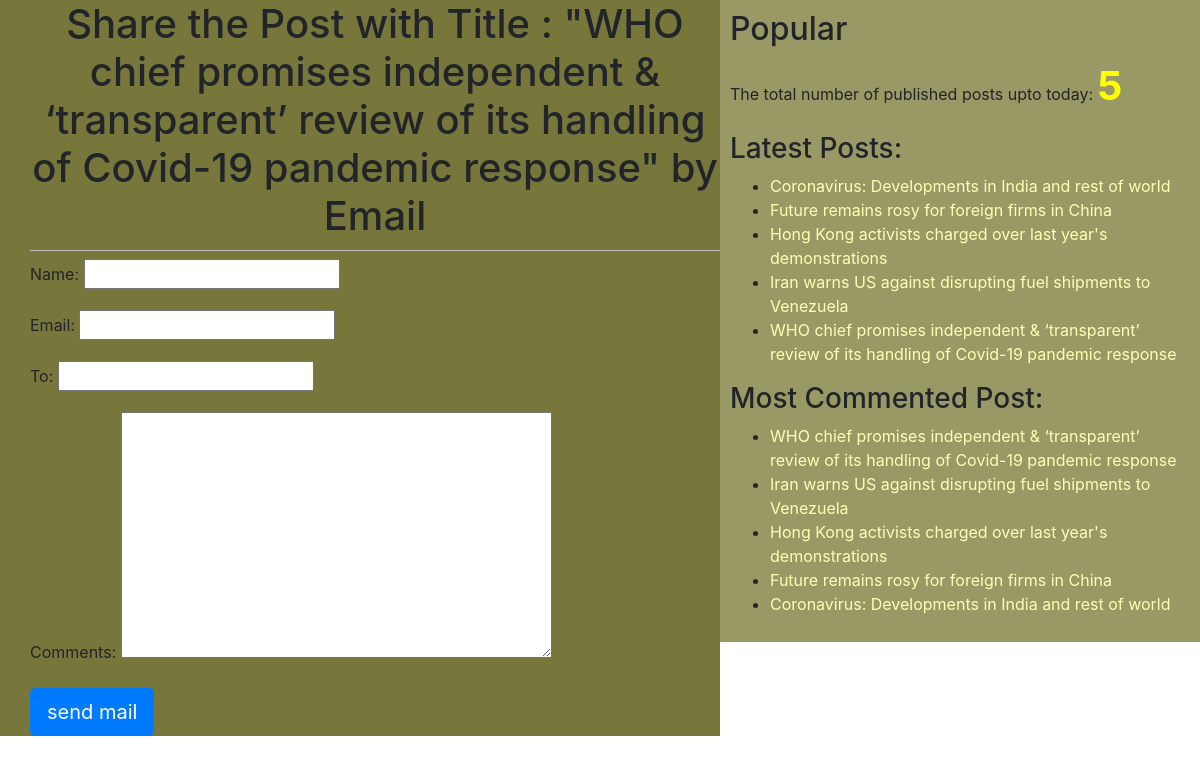
Page /8/share/ on the committed database.
### blog/models.py (models this page shows, shortened)
class Post(models.Model):
    STATUS_CHOICES=(('draft','Draft'),('published','Published'))
    title=models.CharField(max_length=256)
    slug=models.SlugField(max_length=264,unique_for_date='publish')
    author=models.ForeignKey(User,related_name='blog_posts',on_delete=models.PROTECT)
    body=models.TextField()
    publish=models.DateTimeField(default=timezone.now)
    created=models.DateTimeField(auto_now_add=True)
    updated=models.DateTimeField(auto_now=True)
    status=models.CharField(max_length=10,choices=STATUS_CHOICES, default='draft')
    objects=CustomManager()
    tags=TaggableManager()
    class Meta:
        ordering=('-publish',)
    def get_absolute_url(self):
        return reverse ('post_detail',args=[self.publish.year,self.publish.strftime('%m'),self.publish.strftime('%d'),self.slug])

### blog/views.py (the view, shortened to what this page needs)
# urls.py: re_path('(?P<id>\d+)/share/$',views.mail_send_view)
def mail_send_view(request,id):
    post=get_object_or_404(Post,id=id,status='published')
    form=EmailSendForm()
    sent=False
    return render(request,'blog/sharebyemail.html',{'form':form,'post':post,'sent':sent})

### blog/forms.py
class EmailSendForm(forms.Form):
    name=forms.CharField()
    email=forms.EmailField()
    to=forms.EmailField()
    comments=forms.CharField(required=False,widget=forms.Textarea)

### blog/models.py (called while the page is built)
    def get_queryset(self):
        return super().get_queryset().filter(status='published')

### blog/templatetags/blog_tags.py (called while the page is built)
@register.simple_tag
def total_posts():
    return Post.objects.count()

@register.inclusion_tag('blog/latest_post123.html')
def show_latest_posts(count=3):
    latest_posts=Post.objects.order_by('-publish')[:count]
    return {'latest_posts':latest_posts}

@register.simple_tag
def get_most_commented_posts(count=10):
    return Post.objects.annotate(total_comments=Count('comment')).order_by('-total_comments')[:count]

### templates/blog/sharebyemail.html (shortened to what this page needs)
{%extends 'blog/base.html'%}
      {%block content%}
      {%if sent%}
        <h1>Email Successfully sent</h1>
        <h2>Post with Title: {{post.title}} information shared by email </h2>
      {%else%}
        <h1>Share the Post with Title : "{{post.title}}" by Email </h1>
        <form>
          {{form.as_p}}
            <input type="submit" class="btn btn-primary btn-lg" value="send mail">
        </form>
      {%endif%}
      {%endblock%}

### templates/blog/base.html (shortened to what this page needs)
<!DOCTYPE html>
{%load staticfiles%}
{%load blog_tags%}
<html lang="en" dir="ltr">
  <head>
    <link rel="stylesheet" href="https://stackpath.bootstrapcdn.com/bootstrap/4.4.1/css/bootstrap.min.css">
    <link rel="stylesheet" href="{%static 'css/blog1.css'%}">
  </head>
  <body>
    <div class="content">
      {%block content%}{%endblock%}
    </div>
      <div class="sidebar">
        <h2>Popular</h2>
        <p>The total number of published posts upto today: <span id='pcount'>{%total_posts%}</span> </p>
        <h3>Latest Posts: </h3> {%show_latest_posts 100%}
        <h3>Most Commented Post:</h3>
        {%get_most_commented_posts as most_commented_posts%}
        <ul>
          {%for post in most_commented_posts%}
          <li> <a href="{{post.get_absolute_url}}">{{post.title}}</a> </li>
          {%endfor%}
        </ul>
      </div>
  </body>
</html>

### templates/blog/latest_post123.html
<ul>
  {%for post in latest_posts%}
  <li><a href="{{post.get_absolute_url}}">{{post.title}}</a></li>
  {%endfor%}
</ul>

### static/css/blog1.css (style rules this page uses)
.content { width:60%; float:left; padding:0 0 0 30px; background:#77773c; height:100; }
.sidebar { width:40%; float:right; padding:10px; background:#999966; height:100%; }
h1 { text-align:center; border-bottom: 1px solid #bbb; padding-bottom: 10px; }
a { color:white; }
a { color:#ffffb3; }
#pcount { font-size: 40px; color: yellow; font-weight: bold; }

### rows in the picture
Post: title "WHO chief promises independent & ‘transparent’ review of its handling of Covid-19 pandemic response"
Post: title "Coronavirus: Developments in India and rest of world"
Post: title "Future remains rosy for foreign firms in China"
Post: title "Hong Kong activists charged over last year's demonstrations"
Post: title "Iran warns US against disrupting fuel shipments to Venezuela"
